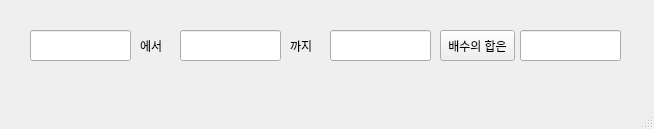
<?xml version="1.0" encoding="UTF-8"?>
<ui version="4.0">
 <class>MainWindow</class>
 <widget class="QMainWindow" name="MainWindow">
  <property name="geometry">
   <rect>
    <x>0</x>
    <y>0</y>
    <width>654</width>
    <height>129</height>
   </rect>
  </property>
  <property name="windowTitle">
   <string>MainWindow</string>
  </property>
  <widget class="QWidget" name="centralwidget">
   <widget class="QLineEdit" name="qle1">
    <property name="geometry">
     <rect>
      <x>30</x>
      <y>30</y>
      <width>101</width>
      <height>31</height>
     </rect>
    </property>
    <property name="alignment">
     <set>Qt::AlignCenter</set>
    </property>
   </widget>
   <widget class="QLineEdit" name="qle2">
    <property name="geometry">
     <rect>
      <x>180</x>
      <y>30</y>
      <width>101</width>
      <height>31</height>
     </rect>
    </property>
    <property name="alignment">
     <set>Qt::AlignCenter</set>
    </property>
   </widget>
   <widget class="QLineEdit" name="qle3">
    <property name="geometry">
     <rect>
      <x>330</x>
      <y>30</y>
      <width>101</width>
      <height>31</height>
     </rect>
    </property>
    <property name="alignment">
     <set>Qt::AlignCenter</set>
    </property>
   </widget>
   <widget class="QLineEdit" name="qle4">
    <property name="geometry">
     <rect>
      <x>520</x>
      <y>30</y>
      <width>101</width>
      <height>31</height>
     </rect>
    </property>
    <property name="alignment">
     <set>Qt::AlignCenter</set>
    </property>
   </widget>
   <widget class="QLabel" name="label">
    <property name="geometry">
     <rect>
      <x>140</x>
      <y>30</y>
      <width>31</width>
      <height>31</height>
     </rect>
    </property>
    <property name="text">
     <string>에서</string>
    </property>
   </widget>
   <widget class="QLabel" name="label_2">
    <property name="geometry">
     <rect>
      <x>290</x>
      <y>30</y>
      <width>31</width>
      <height>31</height>
     </rect>
    </property>
    <property name="text">
     <string>까지</string>
    </property>
   </widget>
   <widget class="QPushButton" name="pb">
    <property name="geometry">
     <rect>
      <x>440</x>
      <y>30</y>
      <width>75</width>
      <height>31</height>
     </rect>
    </property>
    <property name="text">
     <string>배수의 합은</string>
    </property>
   </widget>
  </widget>
  <widget class="QMenuBar" name="menubar">
   <property name="geometry">
    <rect>
     <x>0</x>
     <y>0</y>
     <width>654</width>
     <height>21</height>
    </rect>
   </property>
  </widget>
  <widget class="QStatusBar" name="statusbar"/>
 </widget>
 <resources/>
 <connections/>
</ui>
